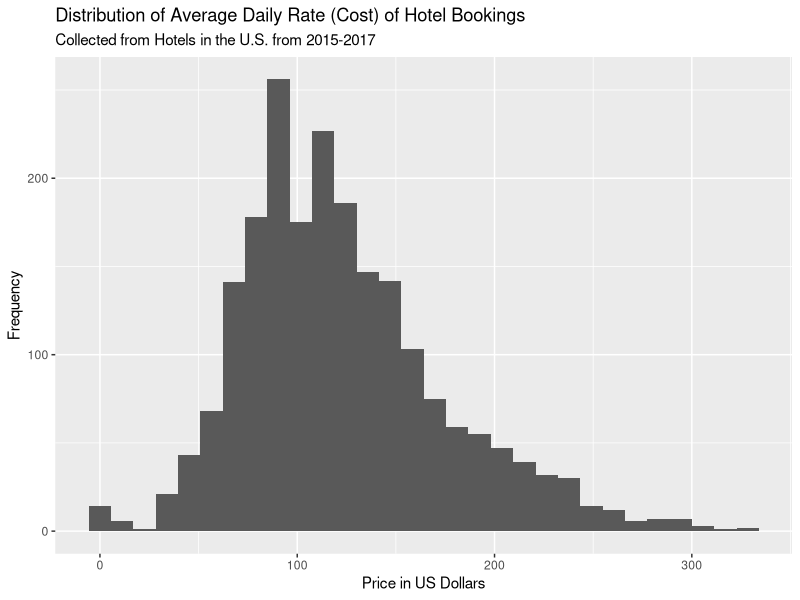

Source code (R):
## ---- chunk 1
knitr::opts_chunk$set(echo = TRUE)
## ---- chunk 2
library(tidyverse)
library(broom)
library(knitr)
## ---- chunk 3
hotels <- read_csv("data/hotels_reduced.csv")
## ---- chunk 4
ggplot(data = hotels, aes(x = adr)) +
  geom_histogram() + 
  labs(x = "Price in US Dollars",
       y = "Frequency", 
       title = "Distribution of Average Daily Rate (Cost) of Hotel Bookings",
       subtitle = "Collected from Hotels in the U.S. from 2015-2017")

## ---- chunk 5
hotels %>%
    summarise(mean = mean(adr), 
              median = median(adr), 
              sd = sd(adr),
              min = min(adr),
              max = max(adr),
              iqr = IQR(adr))
## ---- chunk 6
sum(hotels$adults)
sum(hotels$children)
sum(hotels$babies)
## ---- chunk 7
sum(hotels$meal == "BB")
sum(hotels$meal == "SC")
sum(hotels$meal == "HB")
## ---- chunk 8

## ---- chunk 9

